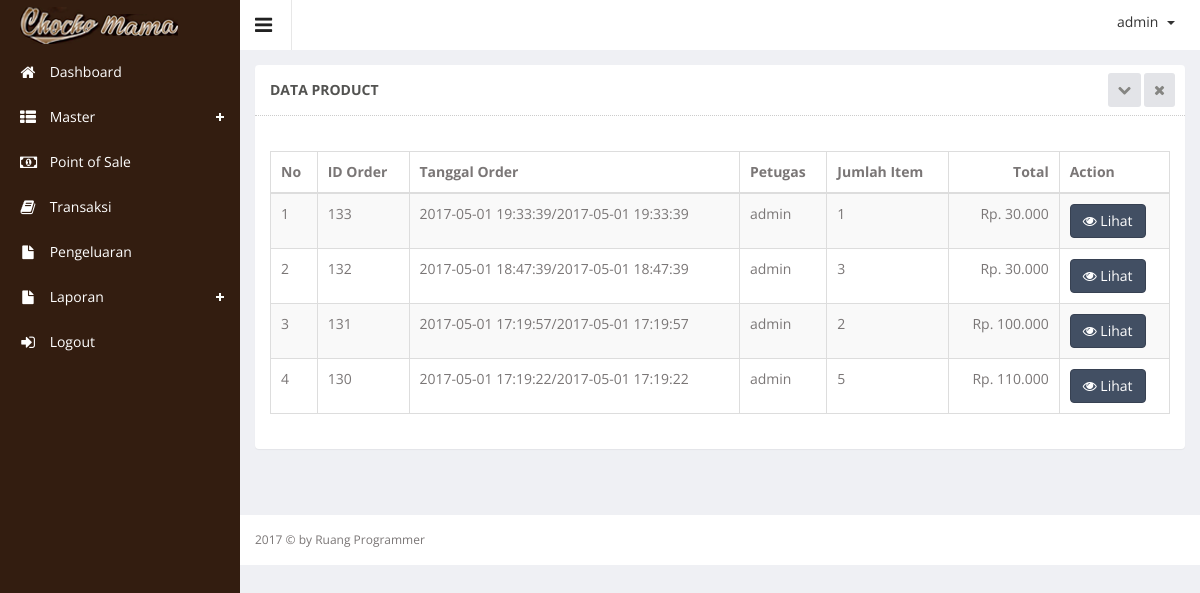
Page /index.php?hal=master/transaksi/list (signed in) on the committed database.
### tables this page shows
CREATE TABLE IF NOT EXISTS `orders` (
`id_orders` int(5) NOT NULL,
  `nama_petugas` varchar(100) NOT NULL,
  `tgl_order` datetime NOT NULL,
  `jam_order` time NOT NULL
);

### master/transaksi/list.php (the view, shortened to what this page needs)
<div class="wrapper">
           <div class="row">
              <div class="col-sm-12">
              <section class="panel">
              <header class="panel-heading">
                  Data Product
                  <span class="tools pull-right">
                      <a href="javascript:;" class="fa fa-chevron-down"></a>
                      <a href="javascript:;" class="fa fa-times"></a>
                   </span>
              </header>
              <div class="panel-body">
              <div class="adv-table editable-table ">
              <div class="clearfix">
              </div>
              <table class="table table-striped table-hover table-bordered" id="editable-sample">
              <thead>
              <tr>
                  <th>No</th>
                  <th>ID Order</th>
                  <th>Tanggal Order</th>
                  <th>Petugas</th>
                  <th>Jumlah Item</th>
                  <th style="text-align: right;">Total</th>
                  <th>Action</th>
              </tr>
              </thead>
              <tbody>
              <?php
                    $no = 1;
                    $queryTransaksi = mysql_query("SELECT *
                                                   FROM
                                                      `orders`
                                                     ORDER BY id_orders  DESC");
                    while ($rowTransaksi  = mysql_fetch_array($queryTransaksi)) {
                 ?>
              <tr class="">
                  <td><?php echo $no++; ?></td>
                  <td><?php echo $rowTransaksi['id_orders']?></td>
                  <td><?php echo $rowTransaksi['tgl_order']?>/<?php echo $rowTransaksi['tgl_order']?></td>
                  <td><?php echo $rowTransaksi['nama_petugas']?></td>
                  <td>
                      <?php
                          $queryQTY = mysql_query("SELECT SUM(orders_detail.jumlah) AS jumlahqty , product.product_id
                      FROM
                          `orders`
                          INNER JOIN `orders_detail`
                              ON (`orders`.`id_orders` = `orders_detail`.`id_orders`)
                          INNER JOIN `product`
                              ON (`product`.`product_id` = `orders_detail`.`product_id`) WHERE orders.id_orders='".$rowTransaksi['id_orders']."' ");
                          $QTY = mysql_fetch_array($queryQTY);
                          echo $QTY['jumlahqty'];
                       ?>
                  </td>
                  <td style="text-align: right;">
                      <?php
                      $queryTotal=mysql_query("SELECT *
                      FROM
                          `orders`
                          INNER JOIN `orders_detail`
                              ON (`orders`.`id_orders` = `orders_detail`.`id_orders`)
                          INNER JOIN `product`
                              ON (`product`.`product_id` = `orders_detail`.`product_id`) WHERE orders.id_orders='".$rowTransaksi['id_orders']."'");
                          $totalQuery=0;
                      while($rowQueryTotal=mysql_fetch_array($queryTotal)){
                          $subTotal =+$rowQueryTotal['jumlah'] * $rowQueryTotal['product_price'];
                          $totalQuery +=$subTotal;
                      }
                      echo "Rp. ".number_format($totalQuery,0,',','.');
                      ?>
                  </td>
                  <td>
                      <a href="?hal=master/transaksi/detail&id=<?php echo $rowTransaksi['id_orders']; ?>">
                          <button class="btn btn-primary" type="submit"><i class="fa fa-eye"></i> Lihat</button>
                      </a>
                  </td>
              </tr>
             <?php } ?>
              </tbody>
              </table>
              </div>
              </div>
              </section>
              </div>
              </div>
      </div>

### index.php (shortened to what this page needs)
<?php
if (!empty($_SESSION["username"]) && !empty($_SESSION['password'])) {
    ?>
    <!DOCTYPE html>
    <html lang="en">
    <head>
        <link rel="stylesheet" type="text/css" href="assets/js/bootstrap-datepicker/css/datepicker-custom.css"/>
        <link rel="stylesheet" type="text/css" href="assets/js/bootstrap-timepicker/css/timepicker.css"/>
        <link rel="stylesheet" type="text/css" href="assets/js/bootstrap-colorpicker/css/colorpicker.css"/>
        <link rel="stylesheet" type="text/css" href="assets/js/bootstrap-daterangepicker/daterangepicker-bs3.css"/>
        <link rel="stylesheet" type="text/css" href="assets/js/bootstrap-datetimepicker/css/datetimepicker-custom.css"/>
        <link href="assets/js/iCheck/skins/square/square.css" rel="stylesheet">
        <link href="assets/js/iCheck/skins/square/red.css" rel="stylesheet">
        <link href="assets/js/iCheck/skins/square/blue.css" rel="stylesheet">
        <link href="assets/css/clndr.css" rel="stylesheet">
        <link rel="stylesheet" href="assets/js/morris-chart/morris.css">
        <link href="assets/css/style.css" rel="stylesheet">
        <link href="assets/css/style-responsive.css" rel="stylesheet">
    </head>
    <body class="sticky-header">
    <section>
        <?php include("sidebar.php"); ?>
        <div class="main-content">
            <?php include("header.php"); ?>
            <?php
            if (isset($_GET['hal']) && strlen($_GET['hal']) > 0) {
                $hal = str_replace(".", "/", $_GET['hal']) . ".php";
            } else {
                $hal = "dashboard.php";
            }
            if (file_exists($hal)) {
                include($hal);
            } else {
                include("dashboard.php");
            }
            ?>
            <?php include("footer.php"); ?>
        </div>
    </section>
    </body>
    </html>
    <?php
} else {
    header("Location: login.php");
}
?>

### sidebar.php (shortened to what this page needs)
<div class="left-side sticky-left-side">
    <div class="logo">
        <a href="index.php"><img src="assets/images/logo.png" alt=""></a>
    </div>
    <div class="left-side-inner">
        <ul class="nav nav-pills nav-stacked custom-nav">
            <li><a href="?hal=dashboard"><i class="fa fa-home"></i> <span>Dashboard</span></a></li>
            <li class="menu-list"><a href="#"><i class="fa fa-th-list"></i> <span>Master</span></a>
            </li>
            <li><a href="?hal=pos"><i class="fa fa-money"></i> <span>Point of Sale</span></a></li>
            <li><a href="?hal=master/transaksi/list"><i class="fa fa-book"></i> <span>Transaksi</span></a></li>
            <li><a href="?hal=master/catatan/list"><i class="fa fa-file"></i> <span>Pengeluaran</span></a></li>
            <li class="menu-list"><a href="#"><i class="fa fa-file"></i> <span>Laporan</span></a>
            </li>
            <li><a href="logout.php"><i class="fa fa-sign-in"></i> <span>Logout</span></a></li>
        </ul>
    </div>
</div>

### header.php (shortened to what this page needs)
<div class="header-section">
    <a class="toggle-btn"><i class="fa fa-bars"></i></a>
    <div class="menu-right">
        <ul class="notification-menu">
            <li>
                <a href="#" class="btn btn-default dropdown-toggle" data-toggle="dropdown">
                    <?php echo $_SESSION['username']; ?>
                    <span class="caret"></span>
                </a>
            </li>
        </ul>
    </div>
</div>

### footer.php
<footer>
    2017 &copy; by Ruang Programmer
</footer>

### rows in the picture
orders: id_orders "133", tgl_order "2017-05-01 19:33:39", nama_petugas "admin", jumlahqty "1", totalQuery "30.000"
orders: id_orders "132", tgl_order "2017-05-01 18:47:39", nama_petugas "admin", jumlahqty "3", totalQuery "30.000"
orders: id_orders "131", tgl_order "2017-05-01 17:19:57", nama_petugas "admin", jumlahqty "2", totalQuery "100.000"
orders: id_orders "130", tgl_order "2017-05-01 17:19:22", nama_petugas "admin", jumlahqty "5", totalQuery "110.000"

### other values in the picture
$_SESSION['username'] "admin"
